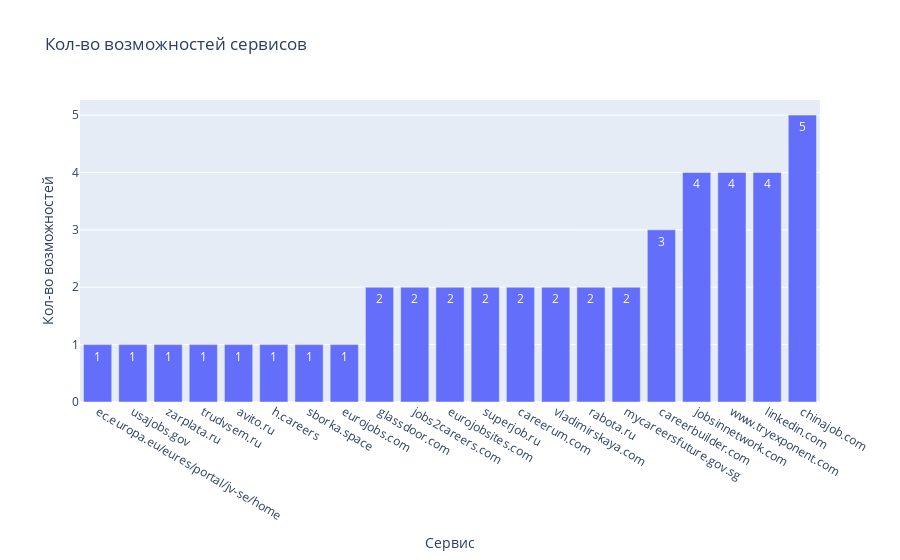

The cell this chart's notebook holds for it:
### Code cell
fig = px.bar(career_s.sort_values(
    'total', ascending= True), x='Регион', y='total', text='total', title='Кол-во возможностей сервисов')
fig.update_traces(textfont_size=12, textangle=0, textposition="inside", cliponaxis=False)
fig.update_xaxes(title='Сервис')
fig.update_yaxes(title='Кол-во возможностей')
fig.show()

print('Всего сервисов рассотрено: {}'.format(career_s['Регион'].count()))

print(
    'Количество сервисов, имеющих мобильное приложение:' ,
    len(career_s.query('Приложение == "Да"')),
    'или',  str(
        round(
            len(career_s.query('Приложение == "Да"'))/career_s['Регион'].count() * 100,2))
    + '% от всех анализируемых сервисов')

print('Количество сервисов с быстрой регистрацией: ', len(career_s.query('Упр_регистрация == "Да"')),
    'или', str(
        round(
            len(career_s.query('Упр_регистрация == "Да"'))/career_s['Регион'].count() * 100,2))
     + '% от всех анализируемых сервисов')

print('Регистрация отсутствует:', len(
    career_s.query('Упр_регистрация == "Форма обратной связи"')) +  
        len(career_s.query('Упр_регистрация == "Нет регистрации"')))

print('Другие типы регистрации:', len(
    career_s[(career_s['Упр_регистрация'] == 'Гос.сервис')]))

print('Сервисы, имеющие 5 направлений:', len(career_s.query('total == 5').reset_index()['Регион'].to_list()))
print('Сервисы, имеющие 4 направления:', len(career_s.query('total == 4').reset_index()['Регион'].to_list()))
print('Сервисы, имеющие 3 направления:', len(career_s.query('total == 3').reset_index()['Регион'].to_list()))
print('Сервисы, имеющие 2 направления:', len(career_s.query('total == 2').reset_index()['Регион'].to_list()))
print('Сервисы, имеющие 1 направление:', len(career_s.query('total == 1').reset_index()['Регион'].to_list()))

### Figure 1 — Plotly figure (JSON) as saved in the notebook; plotly's stock layout.template omitted (floating-point values rounded to 4 significant figures)
{"data": [{"alignmentgroup": "True", "cliponaxis": false, "hovertemplate": "Регион=%{x}<br>total=%{text}<extra></extra>", "legendgroup": "", "marker": {"color": "#636efa", "pattern": {"shape": ""}}, "name": "", "offsetgroup": "", "orientation": "v", "showlegend": false, "text": [1, 1, 1, 1, 1, 1, 1, 1, 2, 2, 2, 2, 2, 2, 2, 2, 3, 4, 4, 4, 5], "textangle": 0, "textfont": {"size": 12}, "textposition": "inside", "type": "bar", "x": ["ec.europa.eu/eures/portal/jv-se/home", "usajobs.gov", "zarplata.ru", "trudvsem.ru", "avito.ru", "h.careers", "sborka.space", "eurojobs.com", "glassdoor.com", "jobs2careers.com", "eurojobsites.com", "superjob.ru", "careerum.com", "vladimirskaya.com", "rabota.ru", "mycareersfuture.gov.sg", "careerbuilder.com", "jobsinnetwork.com", "www.tryexponent.com", "linkedin.com", "chinajob.com"], "xaxis": "x", "y": [1, 1, 1, 1, 1, 1, 1, 1, 2, 2, 2, 2, 2, 2, 2, 2, 3, 4, 4, 4, 5], "yaxis": "y"}], "layout": {"barmode": "relative", "legend": {"tracegroupgap": 0}, "title": {"text": "Кол-во возможностей сервисов"}, "xaxis": {"anchor": "y", "domain": [0, 1], "title": {"text": "Сервис"}}, "yaxis": {"anchor": "x", "domain": [0, 1], "title": {"text": "Кол-во возможностей"}}}}
